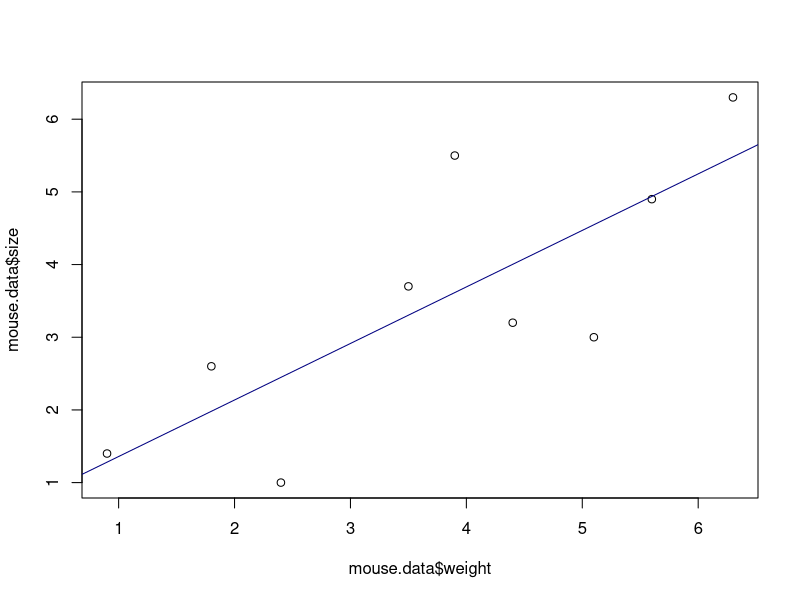
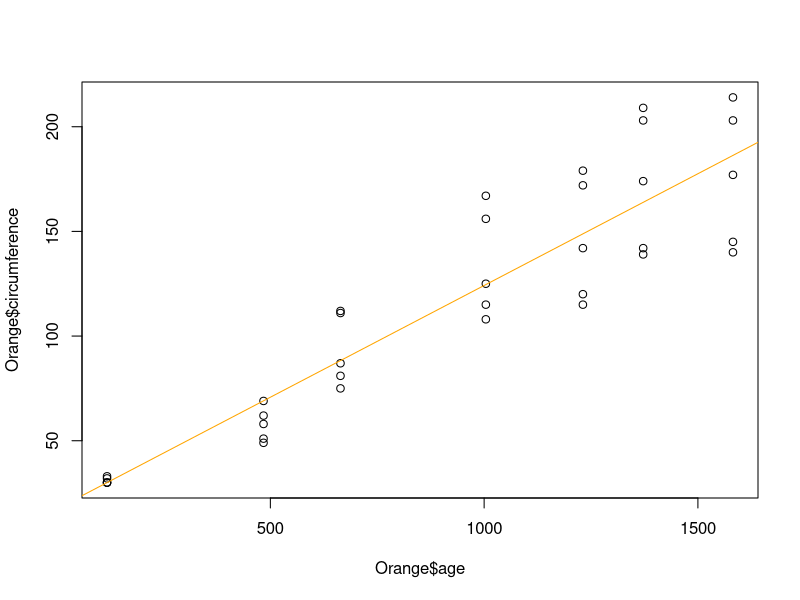

Write the R code that produced these figures, in order.

mouse.data<- data.frame(weight=c(0.9,1.8,2.4,3.5,3.9,4.4,5.1,5.6,6.3),
                        size=c(1.4,2.6,1.0,3.7,5.5,3.2,3.0,4.9,6.3))
mouse.data
plot(mouse.data$weight, mouse.data$size)

regression.mouse<- lm( size~weight,data = mouse.data )

summary(regression.mouse)

abline(regression.mouse, col="navy")


data(Orange)

plot(Orange$age, Orange$circumference)

orange.regression<- lm(circumference~age, data = Orange)
summary(orange.regression)
 abline(orange.regression, col= "orange")
 
 
 predicted_values<- predict(orange.regression)
head(predicted_values) 

cbind(actual= Orange$circumference, predicted=predicted_values) 
 
 
new_data <- data.frame(age = c(1200, 1500))
predicted_new <- predict(orange.regression, newdata = new_data)
predicted_new



 
 
 
 
 
 